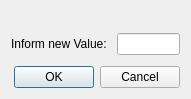
<?xml version="1.0" encoding="UTF-8"?>
<ui version="4.0">
 <class>Dialog</class>
 <widget class="QDialog" name="Dialog">
  <property name="windowModality">
   <enum>Qt::WindowModal</enum>
  </property>
  <property name="geometry">
   <rect>
    <x>0</x>
    <y>0</y>
    <width>191</width>
    <height>99</height>
   </rect>
  </property>
  <property name="windowTitle">
   <string>Modify Value</string>
  </property>
  <property name="locale">
   <locale language="English" country="UnitedStates"/>
  </property>
  <property name="windowFilePath">
   <string/>
  </property>
  <layout class="QGridLayout" name="gridLayout">
   <item row="0" column="0">
    <spacer name="verticalSpacer_2">
     <property name="orientation">
      <enum>Qt::Vertical</enum>
     </property>
     <property name="sizeHint" stdset="0">
      <size>
       <width>20</width>
       <height>53</height>
      </size>
     </property>
    </spacer>
   </item>
   <item row="1" column="0">
    <layout class="QHBoxLayout" name="horizontalLayout">
     <item>
      <widget class="QLabel" name="label">
       <property name="text">
        <string>Inform new Value: </string>
       </property>
      </widget>
     </item>
     <item>
      <widget class="QLineEdit" name="txtValue"/>
     </item>
    </layout>
   </item>
   <item row="2" column="0">
    <spacer name="verticalSpacer">
     <property name="orientation">
      <enum>Qt::Vertical</enum>
     </property>
     <property name="sizeHint" stdset="0">
      <size>
       <width>20</width>
       <height>36</height>
      </size>
     </property>
    </spacer>
   </item>
   <item row="3" column="0">
    <layout class="QHBoxLayout" name="horizontalLayout_2">
     <item>
      <spacer name="horizontalSpacer">
       <property name="orientation">
        <enum>Qt::Horizontal</enum>
       </property>
       <property name="sizeHint" stdset="0">
        <size>
         <width>40</width>
         <height>20</height>
        </size>
       </property>
      </spacer>
     </item>
     <item>
      <widget class="QPushButton" name="btnOK">
       <property name="text">
        <string>OK</string>
       </property>
      </widget>
     </item>
     <item>
      <widget class="QPushButton" name="btnCancel">
       <property name="text">
        <string>Cancel</string>
       </property>
      </widget>
     </item>
    </layout>
   </item>
  </layout>
 </widget>
 <resources/>
 <connections/>
</ui>
